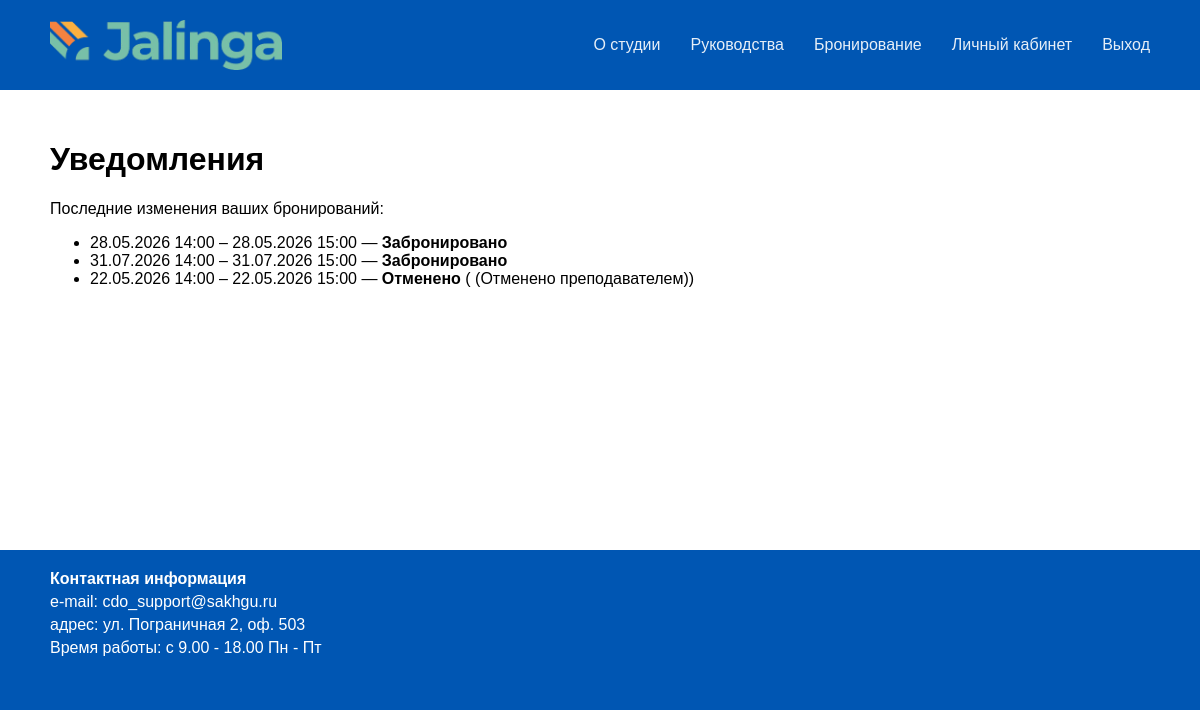
The page /notifications/ (signed in) on the database as committed earlier.
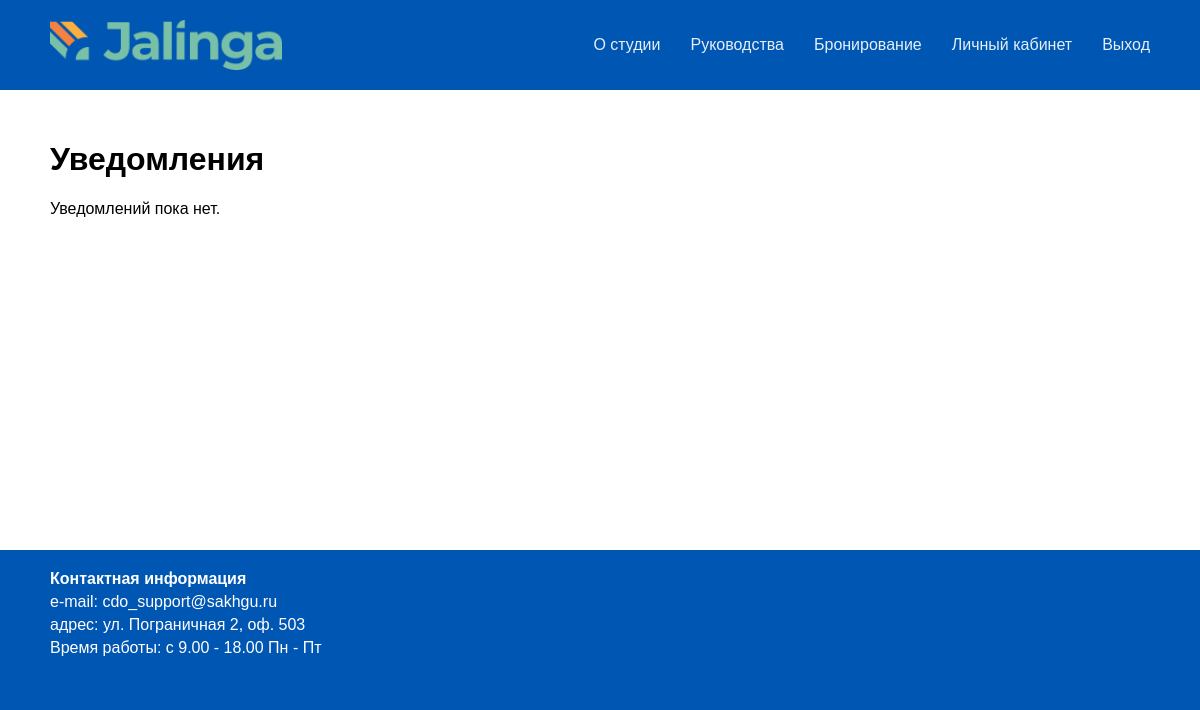
The same page on the database as committed later.
### bookings/models.py (models this page shows, shortened)
class Booking(models.Model):
    class Status(models.TextChoices):
        BOOKED = 'booked', _('Забронировано')
        COMPLETED = 'completed', _('Завершено')
        CANCELLED = 'cancelled', _('Отменено')
    user = models.ForeignKey(
        settings.AUTH_USER_MODEL,
        on_delete=models.CASCADE,
        related_name='bookings',
        verbose_name=_('пользователь')
    )
    start_time = models.DateTimeField(_('начало'))
    end_time = models.DateTimeField(_('конец'))
    description = models.TextField(_('описание'), blank=True)
    equipment = models.ManyToManyField(
        Equipment,
        blank=True,
        verbose_name=_('оборудование')
    )
    status = models.CharField(
        _('статус'),
        max_length=20,
        choices=Status.choices,
        default=Status.BOOKED
    )
    created_at = models.DateTimeField(_('создана'), auto_now_add=True)
    class Meta:
        verbose_name = _('бронирование')
        verbose_name_plural = _('бронирования')
        ordering = ['-created_at']

### bookings/views.py (the view)
# urls.py: path('notifications/', notifications, name='notifications'),
@login_required
def notifications(request):
    user_bookings = Booking.objects.filter(user=request.user).order_by('-created_at')[:20]
    return render(request, 'notifications.html', {'notifications': user_bookings})

### templates/notifications.html (shortened to what this page needs)
{% extends 'base.html' %}
{% block content %}
    <h1>Уведомления</h1>
    {% if notifications %}
        <p>Последние изменения ваших бронирований:</p>
        <ul>
            {% for booking in notifications %}
                <li>
                    {{ booking.start_time|date:"d.m.Y H:i" }} – {{ booking.end_time|date:"d.m.Y H:i" }}
                    — <strong>{{ booking.get_status_display }}</strong>
                    {% if booking.description %}
                        ({{ booking.description|truncatechars:50 }})
                    {% endif %}
                </li>
            {% endfor %}
        </ul>
    {% else %}
        <p>Уведомлений пока нет.</p>
    {% endif %}
{% endblock %}

Rows that differ between the two databases and show on the page:
removed Booking: start_time "28.05.2026 14:00", end_time "28.05.2026 15:00", status "Забронировано"
removed Booking: start_time "31.07.2026 14:00", end_time "31.07.2026 15:00", status "Забронировано"
removed Booking: start_time "22.05.2026 14:00", end_time "22.05.2026 15:00", status "Отменено", description "(Отменено преподавателем)"
Other text that changed with them:
text no longer shown: "Последние изменения ваших бронирований:"
text now shown: "Уведомлений пока нет."
